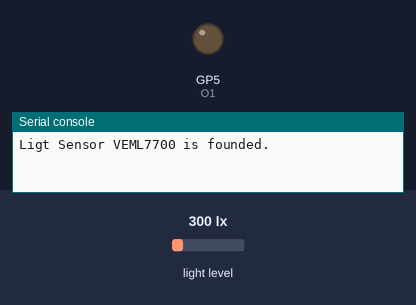
Bench run of a program on a simulated Raspberry Pi Pico running MicroPython. On the bench: output pins drawn as LEDs (lit = HIGH), the last lines printed to the serial console. Inputs (shaded band) come from the test bench; at power-on: light level 300 lx. Library files of the repository ran but are not shown: ssd1306.py, veml7700.py.

Above: at 1.2 s.
1.3 s: light level set to 54 lx
3.3 s: light level set to 47 lx
At 5.2 s:
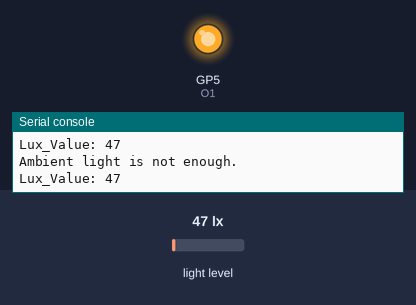
Timing chart, 0 to 6.7 s (numbered marks = the images above; inputs shaded):
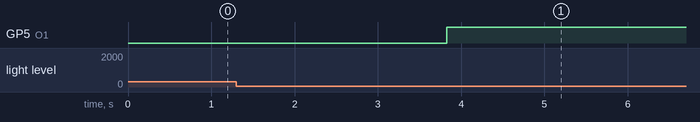

Measured:
- the behaviour switches between 50 and 49 lx on light level (found by bisection; images 0 and 1)
- after the input at 1.3 s, every drawn part: stays the same
- after the input at 3.3 s, GP5 (O1): LOW → HIGH after 0.53 s

The program:

pico_10_lux_rly.py
```python
#This code run on ProMake PI PICO Kit HW REV 1.2
#For getting data from SHT20 and VEML7700(Light Sensor)
# PM-RLY :Slot1

from machine import Pin, I2C,ADC
from time import sleep
import ssd1306
import veml7700


i2c = I2C(0, scl=Pin(17), sda=Pin(16), freq=10000)
O1 = machine.Pin(5 , machine.Pin.OUT , machine.Pin.PULL_UP) # Relay Output

try:
    veml = veml7700.VEML7700(address=0x10, i2c=i2c, it=100, gain=1/8)
    print("Ligt Sensor VEML7700 is founded.")

except:
    print("Ligt Sensor VEML7700 not found.")


while True:

    lux_val = veml.read_lux()
   # print("Lux_Value: %1d" %(lux_val))

    sleep(0.5)

    if (lux_val< 50):

        print("Ambient light is not enough.")
        print("Lux_Value: %1d" %(lux_val))
        O1.value(1)

    elif (lux_val > 500):

        print("Ambient light is sufficient")
        print("Lux_Value: %1d" %(lux_val))
        O1.value(0)
```
